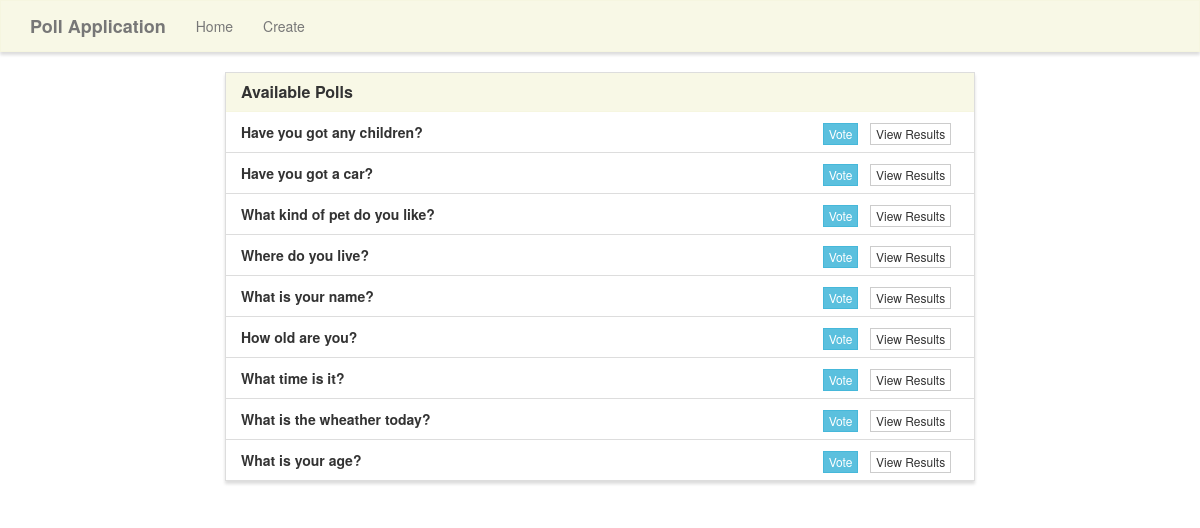
The page / on the database its author committed.
### polls/models.py (models this page shows, shortened)
class Poll(models.Model):
    TYPES_OF_POLLS = (
        ('text', 'Text'),
        ('select_one', 'Select One'),
        ('select_multiple', 'Select Multiple'),
    )
    question = models.CharField(max_length=200)
    start = models.DateField(null=True, blank=True)
    finish = models.DateField(null=True, blank=True)
    description = models.TextField(max_length=4000, null=True, blank=True)
    type = models.CharField(max_length=50, choices=TYPES_OF_POLLS, verbose_name='Types of polls', default='text')

### polls/views.py (the view)
# urls.py: 2. Add a URL to urlpatterns:  path('', views.home, name='home')
def home(request):
    poll = Poll.objects.all()
    context = {
        'poll': poll,
    }
    return render(request, 'polls/home.html', context)

### polls/templates/polls/home.html (shortened to what this page needs)
{% extends "polls/base.html" %}
{% block main %}
<div class="row">
    <div class="col-lg-8 col-lg-offset-2">
        <div class="panel panel-default">
            <div class="panel-heading">
                <h3 class="panel-title">Available Polls</h3>
            </div>
            <ul class="list-group">
                {% for poll in poll %}
                    <li class="list-group-item">
                        <strong>{{ poll.question }}</strong>
                        <span class="pull-right">
                            <a href="{% url 'vote' poll.id %}" class="btn btn-info btn-xs">Vote</a> &nbsp;
                            <a href="{% url 'results' poll.id %}" class="btn btn-default btn-xs">View Results</a> &nbsp;
                        </span>
                    </li>
                {% endfor %}
            </ul>
        </div>
    </div>
</div>
{% endblock %}

### polls/static/style.css (style rules this page uses)
.navbar-default, .btn, .form-control, .panel { border-radius: 0; }
.panel-default > .panel-heading { color: #333; background-color: rgba(245, 245, 220, .7); border-color: rgba(245, 245, 220, .6); border-top-left-radius: 0; border-top-right-radius: 0; }
.panel { box-shadow: 0px 3px 3px 0px #ddd; }
a.navbar-brand, .panel-title { font-weight: bolder; }

### rows shown on the page
Poll: question "Have you got any children?"
Poll: question "Have you got a car?"
Poll: question "What kind of pet do you like?"
Poll: question "Where do you live?"
Poll: question "What is your name?"
Poll: question "How old are you?"
Poll: question "What time is it?"
Poll: question "What is the wheather today?"
Poll: question "What is your age?"
